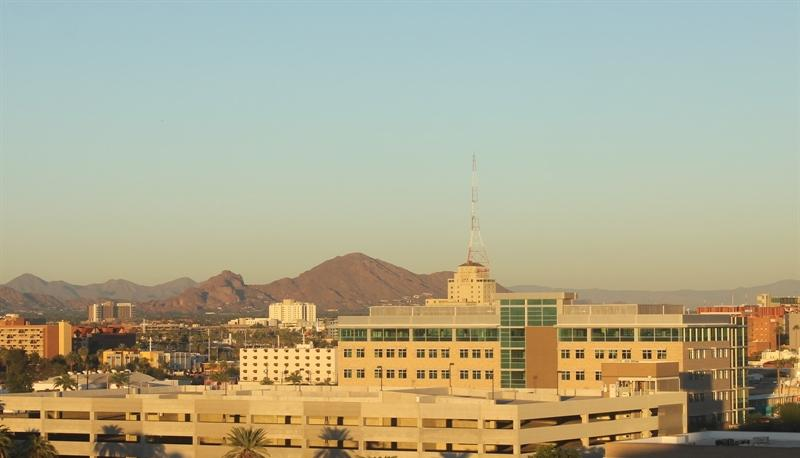
#> input picture 1_1_Image_Representation/day_night_images/test/day/20151102_002051.jpg, 800 x 458 px, given in place of the camera
$ python real_time_hough_line.py
#> lines starting #> are read from the running program, lines starting #| are printed output that depends on the picture; after the words box and inside, x2 and y2 are one past the last pixel; in counts of white or black regions, pixels touching at a corner belong together
#> further down, img is the input picture: shape (458, 800, 3); mean B, G, R 142.7, 169.8, 173.7
import numpy as np
import cv2

def fourier_transform(img):
    gray = cv2.cvtColor(img, cv2.COLOR_BGR2GRAY)
    norm = gray/255

    trans = np.fft.fft2(norm)
    f_shift = np.fft.fftshift(trans)
    ft_result = 20*np.log(np.abs(f_shift))

    return ft_result

def filter_img(img):
    kernal = np.array([[-1, 0, 1],
                       [-2, 0, 2],
                       [-1, 0, 1]])
    blur = cv2.GaussianBlur(img, (5,5), 0)
    return cv2.filter2D(blur, -1, kernal.T+kernal)

def draw_hough_line(img):

    canny_thresh = (75, 150)
    img_gray = cv2.cvtColor(img, cv2.COLOR_RGB2GRAY)
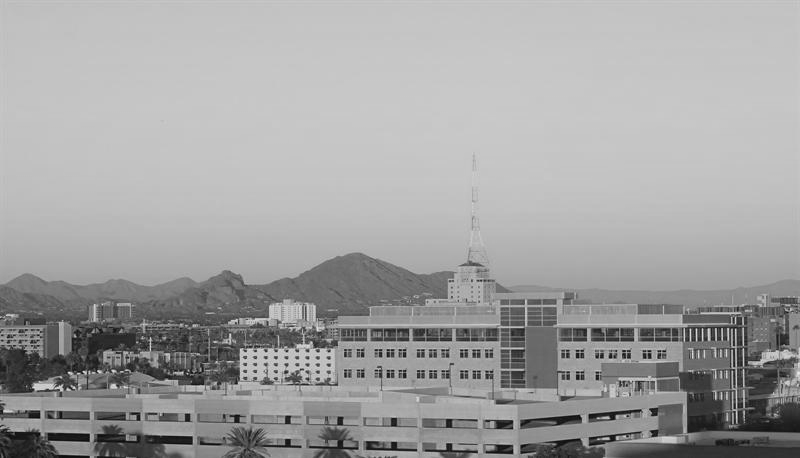
#> img_gray: shape (458, 800); min 9, max 233, mean 162.1
    img_canny = cv2.Canny(img_gray, canny_thresh[0], canny_thresh[1])
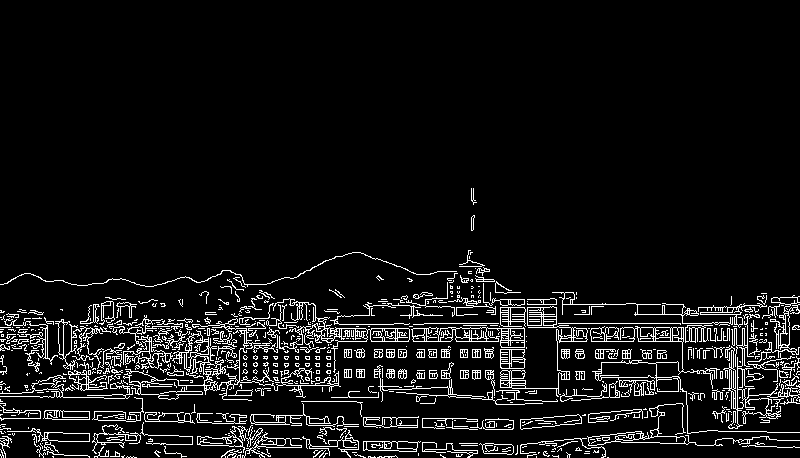
#> img_canny: shape (458, 800); 7.2% white in thin lines or dots, all inside (x1, y1, x2, y2) = (0, 188, 800, 458)

    rho = 1  # resulotion
    theta = np.pi/180
    threshold = 100
    minLineLength = 60
    maxLineGap = 20

    lines = cv2.HoughLinesP(img_canny, rho, theta, threshold, minLineLength, maxLineGap)
#> lines = 52 rows, first 6: [413, 341, 450, 341], [424, 323, 498, 323], [371, 328, 408, 328], [733, 431, 766, 431], [583, 323, 639, 323], [361, 324, 393, 324]

    img_copy = np.copy(img)

    try:
        for line in lines:
            for x1, y1, x2, y2 in line:
                img_copy = cv2.line(img_copy, (x1, y1), (x2, y2), (240, 240, 0), 3)
#> this loop made 52 passes
#> line on passes 1 to 12: [[413, 341, 450, 341]], [[424, 323, 498, 323]], [[371, 328, 408, 328]], [[733, 431, 766, 431]], [[583, 323, 639, 323]], [[361, 324, 393, 324]], [[338, 341, 366, 341]], [[601, 377, 647, 377]], [[595, 341, 633, 341]], [[646, 341, 681, 341]], [[64, 411, 89, 411]], [[528, 327, 556, 327]]
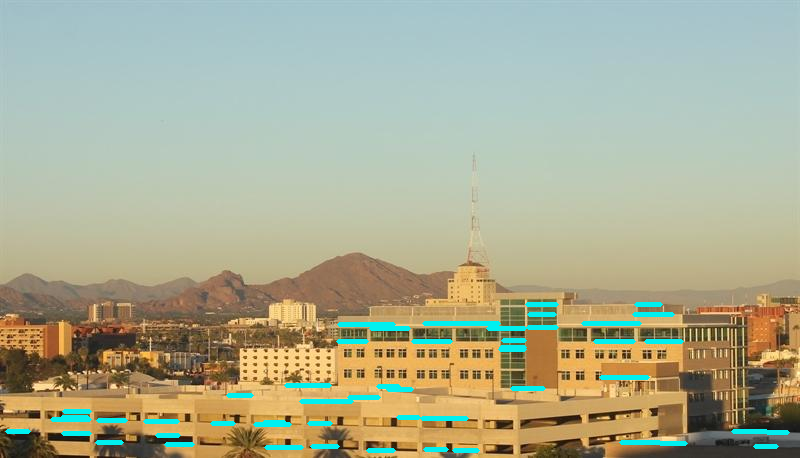
#> img_copy: shape (458, 800, 3); 2.23% of pixels changed, all inside (x1, y1, x2, y2) = (5, 302, 790, 453)
    except:
        print('Find no line')

    return img_canny, img_copy

cap = cv2.VideoCapture(0)

while True:
    _, img = cap.read()

    img_canny, img_hough = draw_hough_line(img)

    cv2.imshow('original', img)
    cv2.imshow('canny', img_canny)
    cv2.imshow('hough_line', img_hough)

    k = cv2.waitKey(5) & 0xff
#> (key Esc is pressed here)
    if k == 27:
        break
cap.release()
cv2.destroyAllWindows()

$ run again, on 1_1_Image_Representation/day_night_images/test/day/20151102_062454.jpg
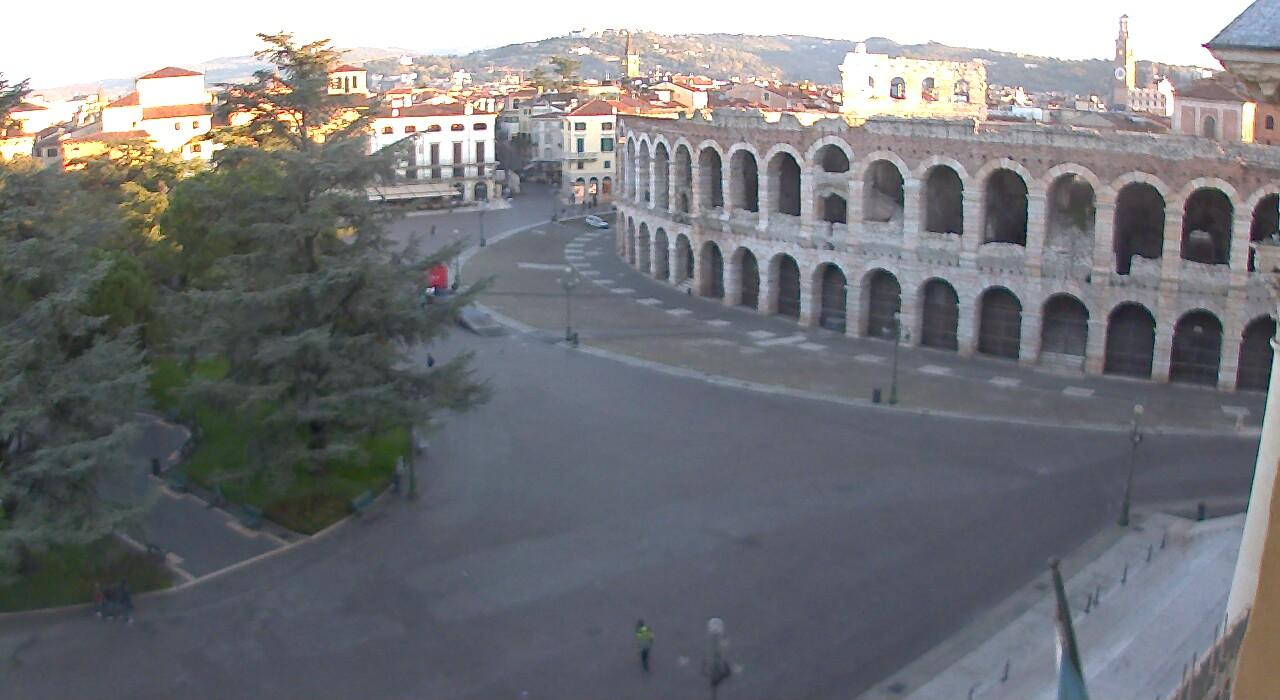
#> input picture 1_1_Image_Representation/day_night_images/test/day/20151102_062454.jpg, 1280 x 700 px, given in place of the camera
#> img is the input picture: shape (700, 1280, 3); mean B, G, R 123.6, 119.9, 118.8
#> in draw_hough_line, `img_canny = cv2.Canny(img_gray, canny_thresh[0], canny_thresh[1])`:
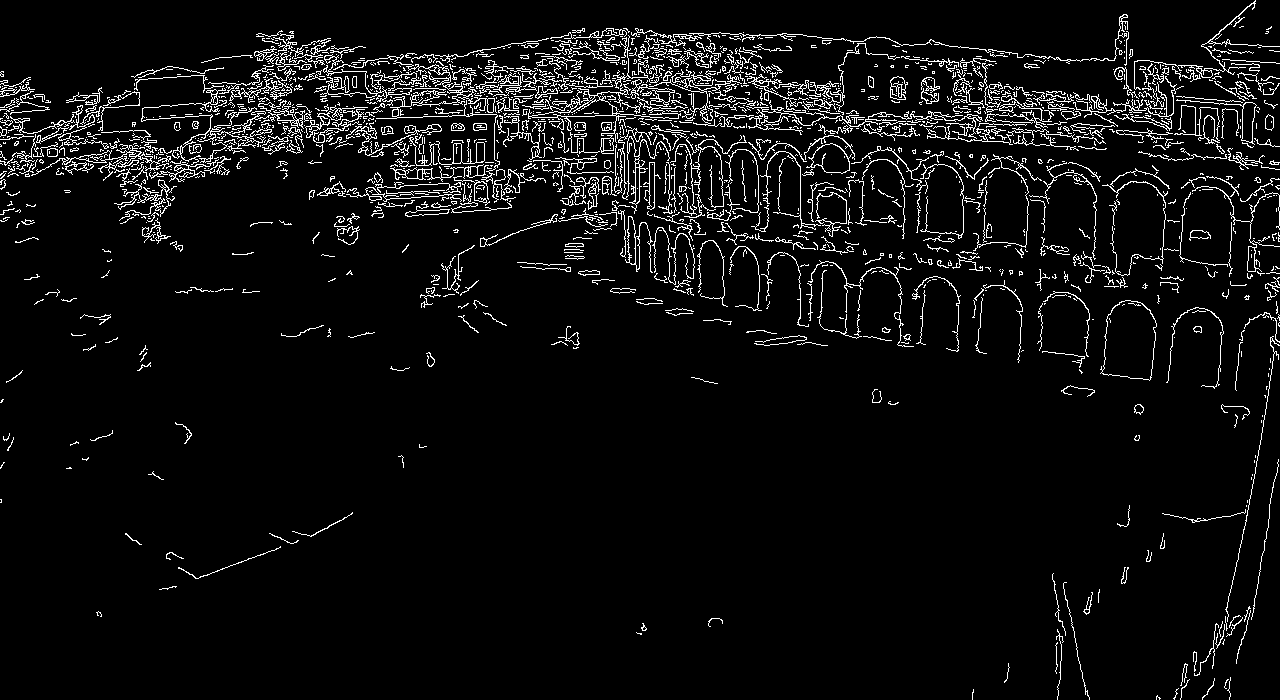
#> img_canny: shape (700, 1280); 5.7% white in thin lines or dots
#> lines = [[581, 116, 609, 115], [376, 118, 422, 117], [423, 116, 447, 116], [472, 114, 496, 114], [415, 88, 438, 88], [196, 578, 219, 570]]
#> the loop in draw_hough_line, `for line in lines:` made 6 passes
#> after the loop in draw_hough_line, `for line in lines:`:
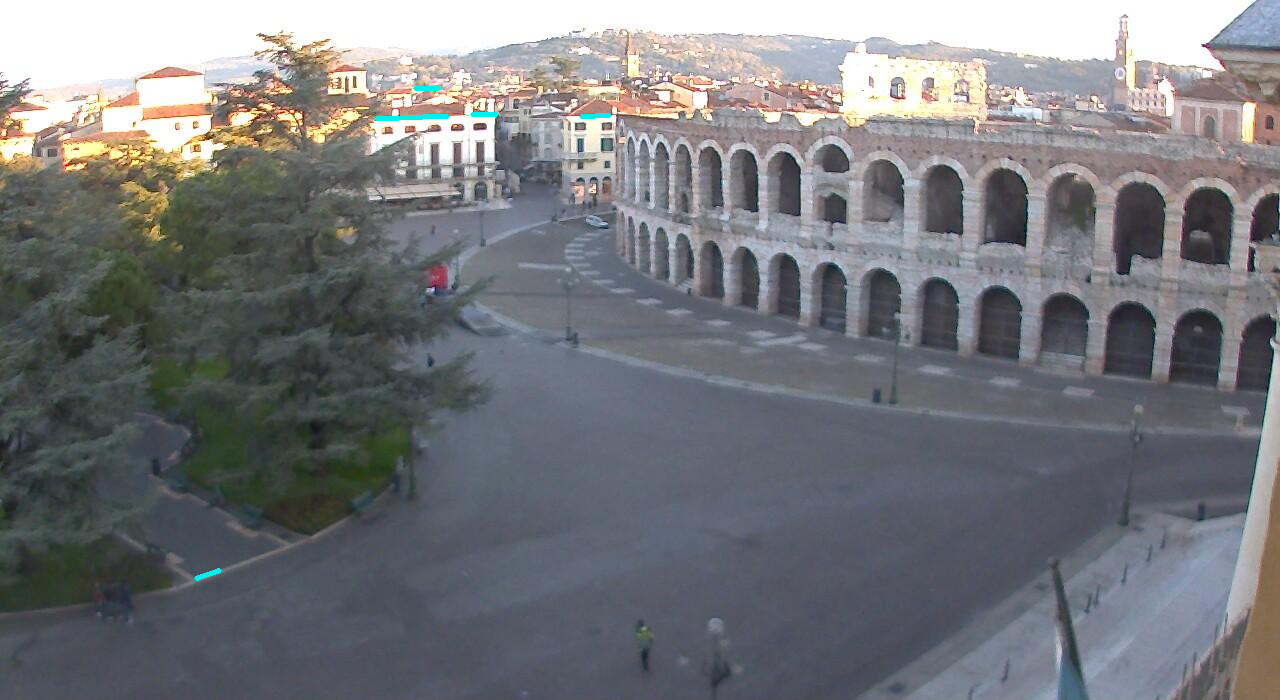
#> img_copy: shape (700, 1280, 3); 0.1% of pixels changed, all inside (x1, y1, x2, y2) = (194, 86, 612, 581)

$ run again, on 1_1_Image_Representation/day_night_images/test/day/20151102_081417.jpg
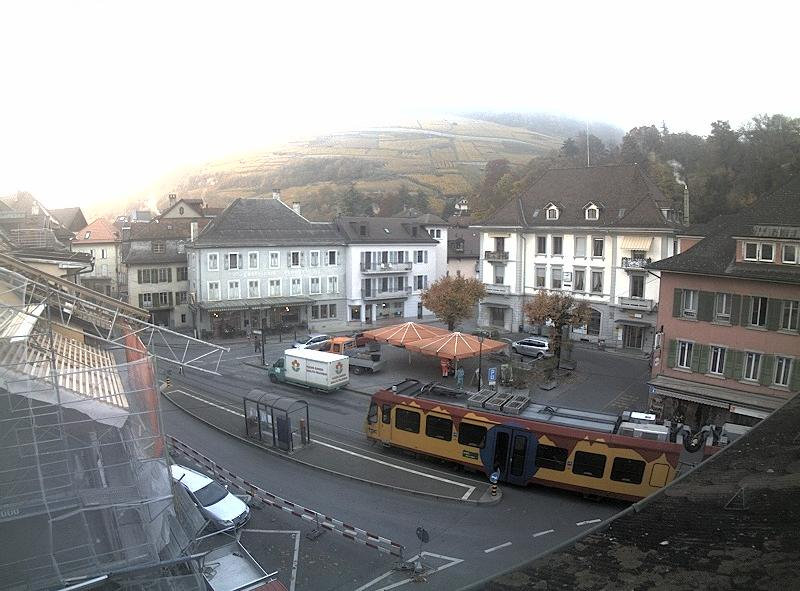
#> input picture 1_1_Image_Representation/day_night_images/test/day/20151102_081417.jpg, 800 x 591 px, given in place of the camera
#> img is the input picture: shape (591, 800, 3); mean B, G, R 146.1, 146.2, 146.4
#> in draw_hough_line, `img_canny = cv2.Canny(img_gray, canny_thresh[0], canny_thresh[1])`:
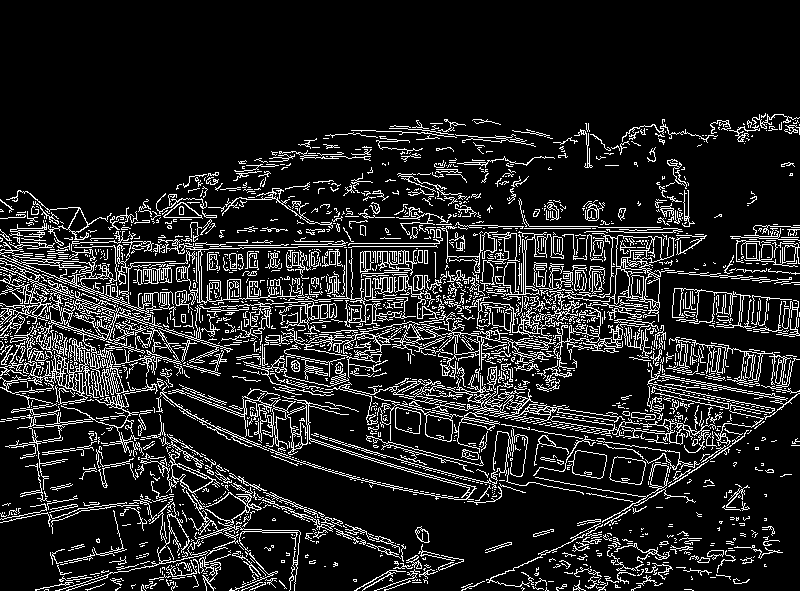
#> img_canny: shape (591, 800); 13.2% white in thin lines or dots, all inside (x1, y1, x2, y2) = (0, 113, 800, 591)
#> lines = [[567, 226, 597, 226], [130, 263, 162, 262], [642, 232, 670, 232], [291, 244, 324, 244], [298, 246, 342, 246], [349, 243, 439, 243], [251, 247, 277, 247], [524, 228, 590, 228], [354, 246, 410, 246], [295, 241, 317, 241], [529, 226, 566, 226], [85, 584, 107, 577]]
#> the loop in draw_hough_line, `for line in lines:` made 12 passes
#> after the loop in draw_hough_line, `for line in lines:`:
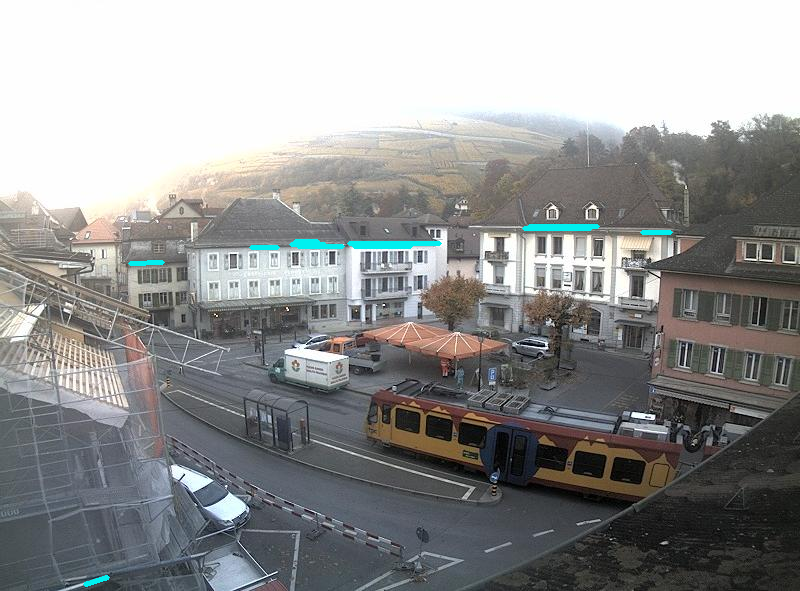
#> img_copy: shape (591, 800, 3); 0.45% of pixels changed, all inside (x1, y1, x2, y2) = (83, 224, 673, 587)

$ run again, on 1_1_Image_Representation/day_night_images/test/day/20151102_084118.jpg
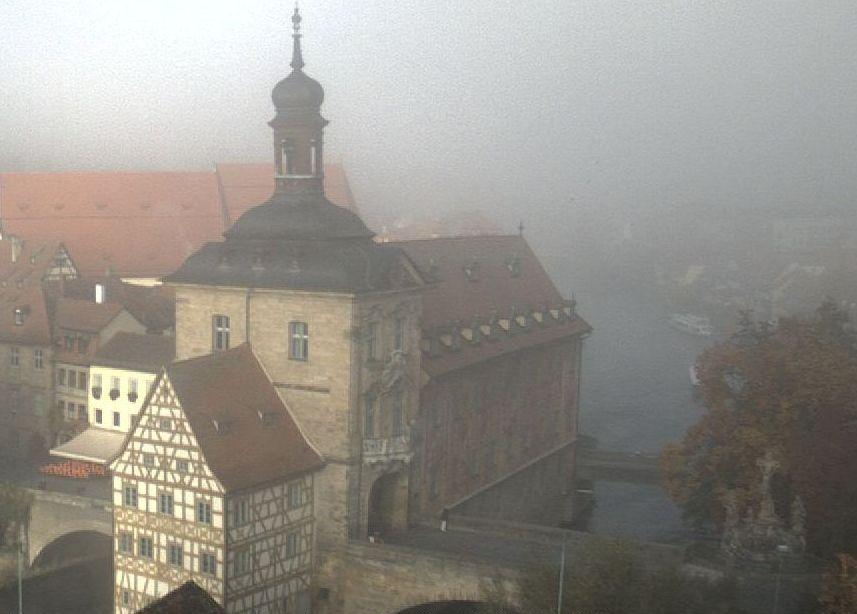
#> input picture 1_1_Image_Representation/day_night_images/test/day/20151102_084118.jpg, 857 x 614 px, given in place of the camera
#> img is the input picture: shape (614, 857, 3); mean B, G, R 137.8, 144.6, 148.5
#> in draw_hough_line, `img_gray = cv2.cvtColor(img, cv2.COLOR_RGB2GRAY)`:
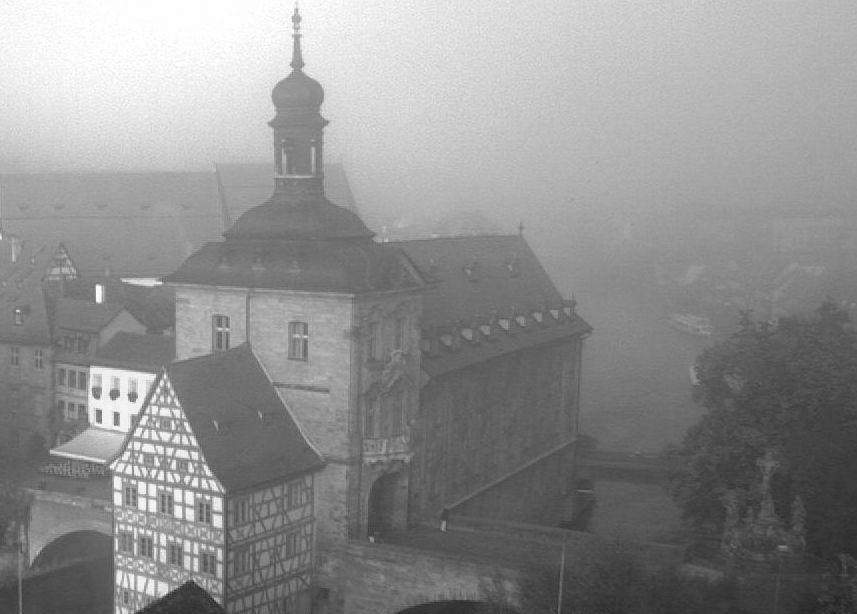
#> img_gray: shape (614, 857); min 32, max 255, mean 143
#> in draw_hough_line, `img_canny = cv2.Canny(img_gray, canny_thresh[0], canny_thresh[1])`:
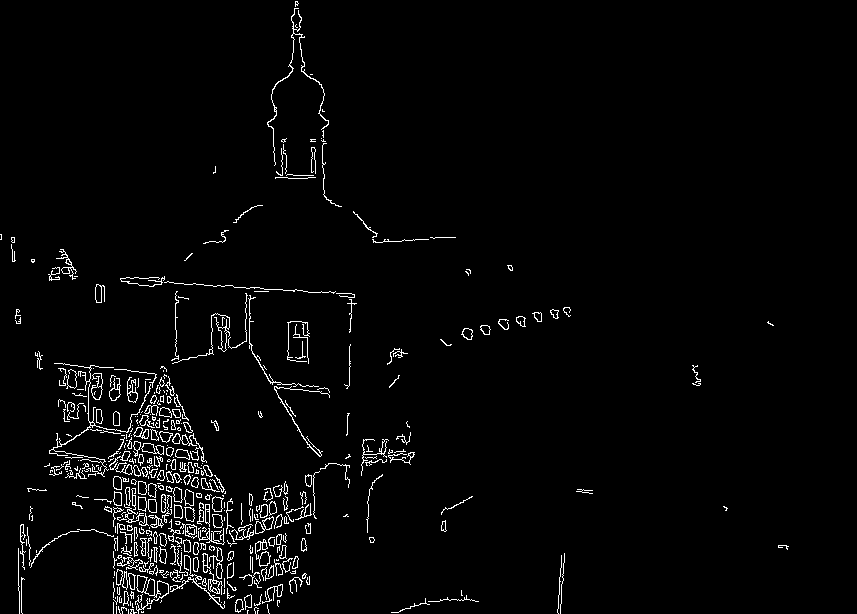
#> img_canny: shape (614, 857); 2.6% white in thin lines or dots
#> lines = [[175, 306, 175, 329]]
#> the loop in draw_hough_line, `for line in lines:` made 1 pass
